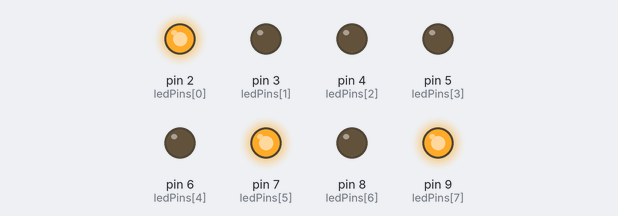
Bench run of a sketch on a simulated Arduino Uno, built with avr-gcc and run on an emulated ATmega328P. Shown: output pins drawn as LEDs (lit = HIGH). Random numbers use the default seed unless the sketch sets one.

Above: at 3.31 s.
At 10.72 s:
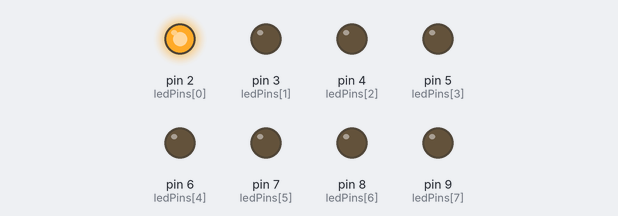
At 13.56 s:
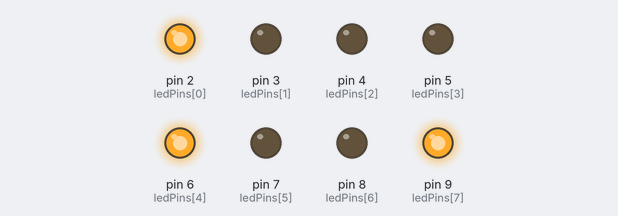
At 18.66 s:
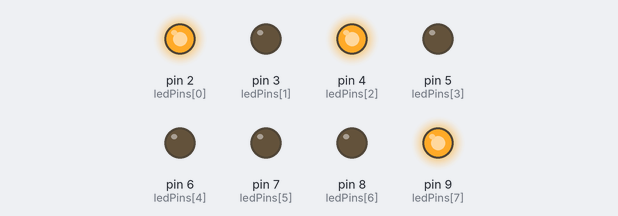
At 28.03 s:
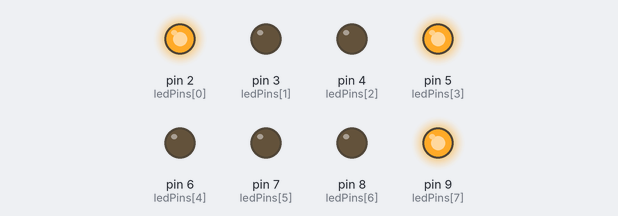
At 34.6 s:
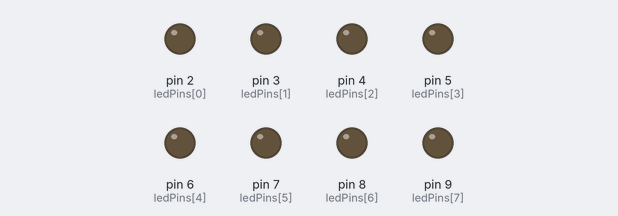
Timing chart, 0 to 40.0 s (numbered marks = the images above):
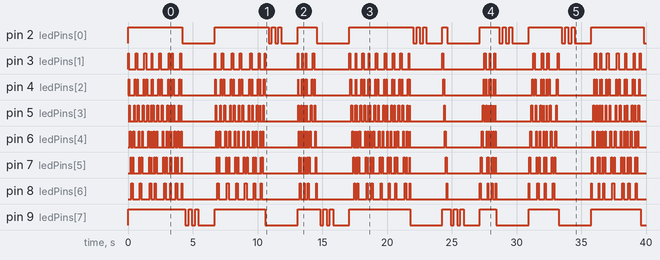

Measured:
- by itself, pin 2 (ledPins[0]): LOW → HIGH at 0.00 s, → LOW 4.2 s later, → HIGH 2.5 s later, → LOW 4.2 s later, … (32 changes in this stretch)
- by itself, pin 8 (ledPins[6]): LOW → HIGH at 0.25 s, → LOW 0.11 s later, → HIGH 0.56 s later, → LOW 0.11 s later, … (86 changes in this stretch)
- by itself, pin 9 (ledPins[7]): LOW → HIGH at 0.00 s, → LOW 4.4 s later, → HIGH 0.25 s later, → LOW 0.25 s later, … (28 changes in this stretch)

The sketch:

ping_pong.ino
```cpp
// game settings and configuration
//---------------------------------------------
int gamePoints = 21;

// Olympic style games
int maxDelayOfBall = 75; // probably don't want to go higher than 200
int minDelayOfBall = 10; // probably don't want to go lower than 10
int minVolleys = 1;
int maxVolleys = 30;
int burnerThreshold = 20; // if the player hits that fast, give a good chance to win the point


// The rest of us
/*int maxDelayOfBall = 200; // probably don't want to go higher than 200*/
/*int minDelayOfBall = 10; // probably don't want to go lower than 10*/
/*int minVolleys = 1;*/
/*int maxVolleys = 15;*/
/*int burnerThreshold = 35; // if the player hits that fast, give a good chance to win the point*/


//---------------------------------------------


// feature list for next time
// alternate between olympic mode and "rest of us" mode
//


int ledPins[] = {2,3,4,5,6,7,8,9};
int playerOne = ledPins[0];
int playerTwo = ledPins[7];
int servingPlayer = 0;
long pointScoredAt = 0;
int currentVolleyNumber = 0;
int playerOnePoints = 0;
int playerTwoPoints = 0;
int gameOver = 0;


void setup() {
  for(int index = 0; index <= 7; index++) {
    pinMode(ledPins[index],OUTPUT);
  }
  randomSeed(analogRead(0));
  pointScoredAt = randPointScoredAt();
  servingPlayer = playerOne;
}

int randPointScoredAt() {
  return random(minVolleys, maxVolleys);
}

void loop() {
  if (gameOver == 0) {
    pingPong();
  }
}

void pingPong() {

  // turn both players on
  digitalWrite(playerOne, HIGH);
  digitalWrite(playerTwo, HIGH);

  // keep track of serves and who served last
  int totalScore = playerOnePoints + playerTwoPoints;
  int remainder = totalScore % 5;
  if (totalScore > 0 && remainder == 0) {
    servingPlayer = otherPlayer(servingPlayer);
  }

  int winningPlayer = startPoint(servingPlayer);
  recordPoint(winningPlayer);

}

int startPoint(int serverPlayerForThisPoint) {
  while (currentVolleyNumber != pointScoredAt) {
    long playerOneSpeed = random(minDelayOfBall, maxDelayOfBall);
    long playerTwoSpeed = random(minDelayOfBall, maxDelayOfBall);
    int receivingPlayer = otherPlayer(serverPlayerForThisPoint);

    if (serverPlayerForThisPoint == playerOne) {
      playerOneHitsToPlayerTwo(playerOneSpeed);
      if (didPlayerWinOnBurnerHit(playerOne, playerOneSpeed)) return playerOne;
    } else {
      playerTwoHitsToPlayerOne(playerTwoSpeed);
      if (didPlayerWinOnBurnerHit(playerTwo, playerTwoSpeed)) return playerTwo;
    }
    serverPlayerForThisPoint = otherPlayer(serverPlayerForThisPoint);
  }
  return serverPlayerForThisPoint;
}

bool didPlayerWinOnBurnerHit(int playerThatHitBall, int ballSpeed) {
  if (ballSpeed <= burnerThreshold) {
    int randChanceOfWinningPoint = random(1, 10);
    if (randChanceOfWinningPoint > 5) return true;
  }
  return false;
}

void recordPoint(int winningPlayer) {
  int losingPlayer = otherPlayer(winningPlayer);
  digitalWrite(losingPlayer, LOW);
  blinkPlayer(winningPlayer, 3);
  delay(1000);
  currentVolleyNumber = 0;
  pointScoredAt = randPointScoredAt();

  winningPlayer == playerOne ? playerOnePoints++ : playerTwoPoints++;
  checkIfPlayerHasWon(winningPlayer);
}

void checkIfPlayerHasWon(int winningPlayer) {
  int winningPlayerPoints = (winningPlayer == playerOne ? playerOnePoints : playerTwoPoints);
  int losingPlayerPoints = (winningPlayer == playerOne ? playerTwoPoints : playerOnePoints);
  bool isPointDifferentialGreaterThanOne = abs(winningPlayerPoints - losingPlayerPoints) > 1;
  if (winningPlayerPoints >= gamePoints && isPointDifferentialGreaterThanOne) {
    playerWins(winningPlayer);
  }
}

int otherPlayer(int aPlayer) {
  return aPlayer == playerOne ? playerTwo : playerOne;
}

void playerOneHitsToPlayerTwo(long hitSpeed) {
  for(int index = 1; index <= 6; index++) {
    digitalWrite(ledPins[index], HIGH);  // turn LED on
    delay(hitSpeed);                    // pause to slow down
    digitalWrite(ledPins[index], LOW);   // turn LED off
  }
  currentVolleyNumber++;
}

void playerTwoHitsToPlayerOne(long hitSpeed) {
  for(int index = 6; index >= 1; index--) {
    digitalWrite(ledPins[index], HIGH);  // turn LED on
    delay(hitSpeed);                    // pause to slow down
    digitalWrite(ledPins[index], LOW);   // turn LED off
  }
  currentVolleyNumber++;
}


void playerWins(int winningPlayer) {
  int losingPlayer = otherPlayer(winningPlayer);
  digitalWrite(losingPlayer, LOW);
  digitalWrite(winningPlayer, HIGH);

  blinkPingPongBalls(10);
  blinkPlayer(winningPlayer, 5);
  digitalWrite(winningPlayer, LOW);
  gameOver = 1;
}

void blinkPingPongBalls(int numberOfTimes) {
  for (int index = 0; index < numberOfTimes; index++) {
    turnOnPingPongBalls();
    delay(250);
    turnOffPingPongBalls();
    delay(250);
  }
}

void blinkPlayer(int thePlayer, int numberOfTimes) {
  for (int index = 0; index < numberOfTimes; index++) {
    digitalWrite(thePlayer, HIGH);
    delay(250);
    digitalWrite(thePlayer, LOW);
    delay(250);
  }
}

void turnOnPingPongBalls() {
  for (int index = 1; index <= 6; index++) {
    digitalWrite(ledPins[index], HIGH);
  }
}

void turnOffPingPongBalls() {
  for (int index = 1; index <= 6; index++) {
    digitalWrite(ledPins[index], LOW);
  }
}
```
